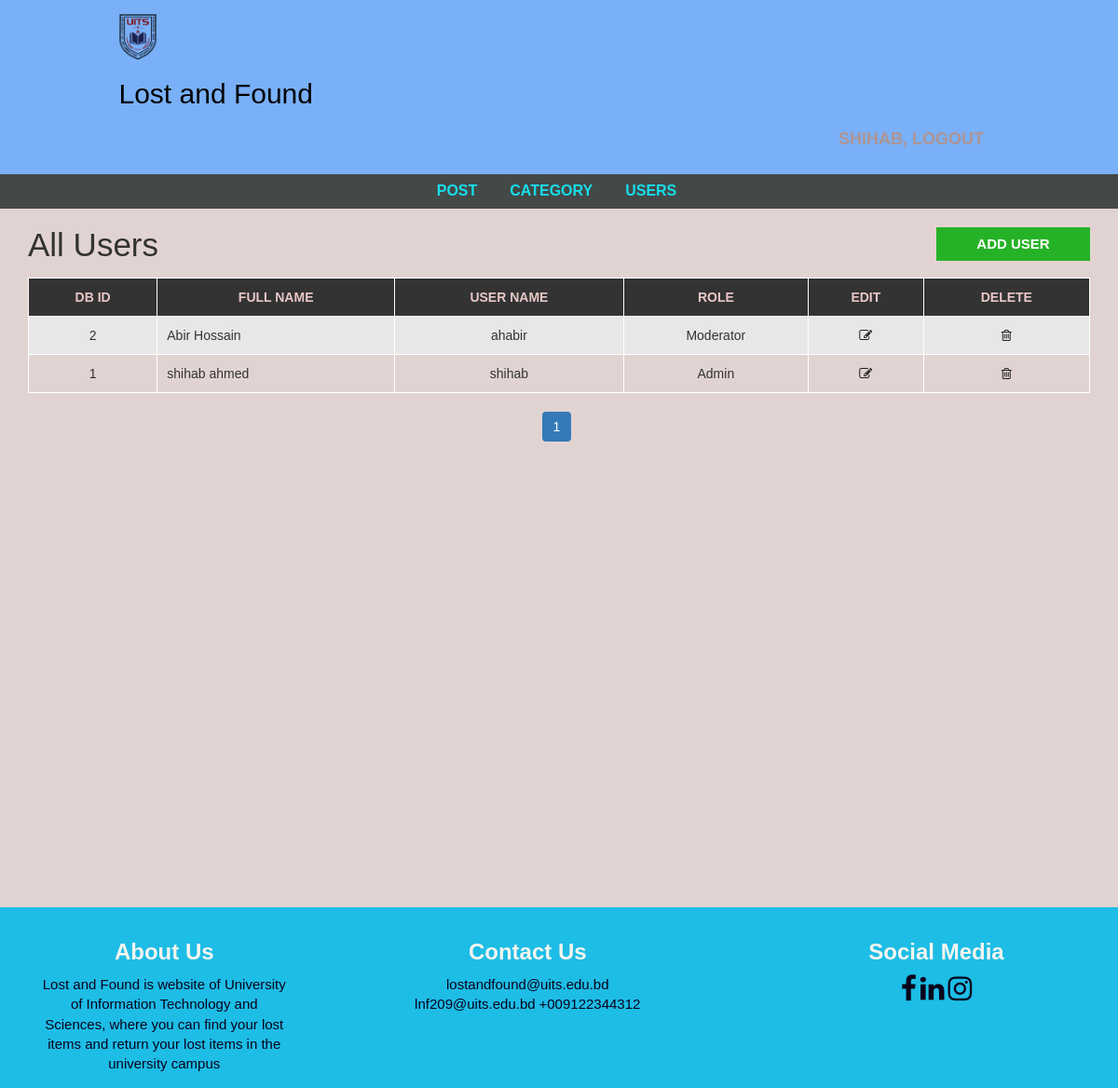
The page /admin/users.php (signed in) on the database its author committed.
### tables this page shows
CREATE TABLE `user` (
  `user_id` int(10) UNSIGNED NOT NULL,
  `first_name` varchar(30) NOT NULL,
  `last_name` varchar(30) NOT NULL,
  `username` varchar(30) DEFAULT NULL,
  `password` varchar(40) DEFAULT NULL,
  `role` int(11) NOT NULL
);

### admin/users.php (the view, shortened to what this page needs)
<?php include "header.php";
?>
  <div id="admin-content">
      <div class="container">
          <div class="row">
              <div class="col-md-10">
                  <h1 class="admin-heading">All Users</h1>
              </div>
              <div class="col-md-2">
                  <a class="add-new" href="add-user.php">add user</a>
              </div>
              <div class="col-md-12">
<?php
  include "config.php";
  $limit = 3;
if(isset($_GET['page'])){
  $page_number = $_GET['page'];
}else{
  $page_number = 1;
}
  $offset = ($page_number - 1) * $limit;
  $query = "SELECT * FROM user ORDER BY user_id DESC LIMIT {$offset}, {$limit}";
  $result = mysqli_query($connection,$query) or die("Failed");
  $count = mysqli_num_rows($result);
  if($count > 0){
?>
                  <table class="content-table">
                      <thead>
                          <th>DB ID</th>
                          <th>Full Name</th>
                          <th>User Name</th>
                          <th>Role</th>
                          <th>Edit</th>
                          <th>Delete</th>
                      </thead>
                      <tbody>
<?php
    while($row = mysqli_fetch_assoc($result)){
?>
              <tr>
                  <td class='id'><?php echo $row['user_id'] ?></td>
                  <td><?php echo $row['first_name']." ".$row['last_name'] ?></td>
                  <td><?php echo $row['username'] ?></td>
                  <td>
               <?php
                  if($row['role'] == 1){
                      echo "Admin";
                  }else{
                    echo "Moderator";
                  }
               ?>
                  </td>
                  <td class='edit'><a href='update-user.php?id=<?php echo $row['user_id'] ?>'><i class='fa fa-edit'></i></a></td>
                  <td class='delete'><a onclick="return confirm('Are You Sure?')" href='delete-user.php?id=<?php echo $row['user_id'] ?>'><i class='fa fa-trash-o'></i></a></td>
              </tr>
<?php } ?>
                      </tbody>
        <?php } ?>
                  </table>
<?php
      include "config.php";
      $query2 = "SELECT * FROM user";
      $result2 = mysqli_query($connection,$query2) or dir("Failed.");
      if(mysqli_num_rows($result2)){
        $total_records = mysqli_num_rows($result2);
        $total_page = ceil($total_records/$limit);
        echo "<ul class='pagination admin-pagination'>";
        for($i = 1; $i <= $total_page; $i++){
          if($i == $page_number){
            $active = "active";
          }else{
            $active = "";
          }
          echo '<li class='.$active.'><a href="users.php?page='.$i.'">'.$i.'</a></li>';
        }
        echo "</ul>";
      }
?>
              </div>
          </div>
      </div>
  </div>
<?php include "footer.php"; ?>

### css/style.css (style rules this page uses)
body { background: #e2d3d3; font-family: sans-serif,arial,Helvetica; }
ul { margin:0; padding:0; list-style:none; }
#admin-content { padding: 20px 0; min-height: 750px; }
#admin-content .admin-heading { font-size: 35px; margin: 0 0 15px; }
#admin-content .add-new { color: #fff; background-color: #26b226; font-size: 15px; font-weight: 600; text-align: center; text-transform: uppercase; padding: 7px 10px; display: block; transition: all 0.3s; }
#admin-content .content-table { border: 1px solid #000; width: 100%; margin: 0 0 20px; }
#admin-content .content-table thead { color: #e9c7c7; background-color: #333; }
#admin-content .content-table th { padding: 10px; border: 1px solid #fff; font-weight: 600; text-align: center; text-transform: uppercase; }
#admin-content .content-table tbody { color: #333; }
#admin-content .content-table tbody tr { background-color: #e7e7e7; }
#admin-content .content-table tbody tr:nth-child(even) { background-color: transparent; }
#admin-content .content-table tbody td { padding: 10px; border: 1px solid #fff; text-align: center; }
#admin-content .content-table tbody td:nth-child(2) { text-align: left; }
#admin-content .admin-pagination { margin: 0; }
#admin-content .admin-pagination li a { display: block; }
.id, .edit, .delete { text-align:center; }
.pagination { display: block; text-align: center; margin: 0; }
.pagination li { display:inline-block; margin: 0 5px 0 0; }
.pagination li a { border: none; background: #1e90ff; color: #fff; }
i.fa { color:#222; }

### rows shown on the page
user: user_id "2", first_name "Abir", last_name "Hossain", username "ahabir", role "Moderator"
user: user_id "1", first_name "shihab", last_name "ahmed", username "shihab", role "Admin"
